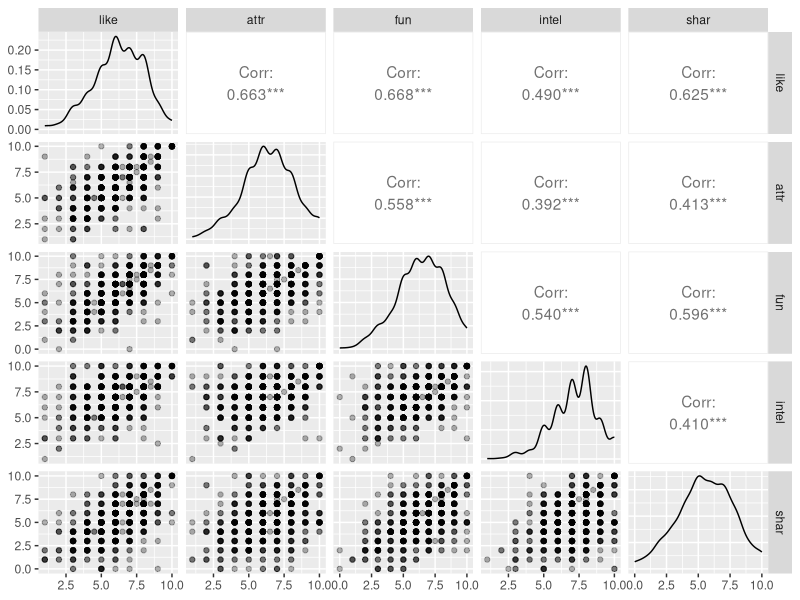
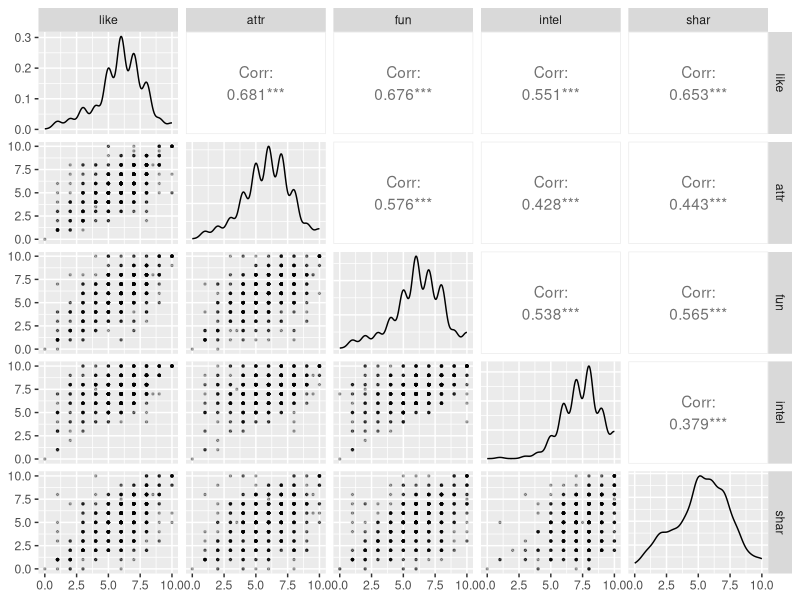

Reproduce these figures in R, in order. (Note: this script raises an error after producing the figures.)
## ---- chunk 1
  knitr::opts_chunk$set(warning = FALSE, message = FALSE)
  library(tidyverse)
  library(GGally)
  library(broom)
  library(ggfortify)

## ---- chunk 2
  dados = read_csv('dados.csv') %>% filter(complete.cases(.))
  dados_mulheres = dados %>% filter(gender == 0)
  dados_homens = dados %>% filter(gender == 1)

  dados_homens %>% 
    select(like, attr, fun, intel, shar) %>%
    ggpairs(size = .5, 
            lower = list(continuous = wrap("points", alpha = 0.3)))
## ---- chunk 3
  dados_mulheres %>% 
    select(like, attr, fun, intel, shar) %>%
    ggpairs(size = .5, 
            lower = list(continuous = wrap("points", size = .5, alpha = 0.3)))
## ---- chunk 4
mulheres.model = lm(attr ~ like, data = dados_mulheres)
tidy(mulheres.model)
mulheresAugmented = dados_mulheres %>% 
  add_predictions(mulheres.model) %>% 
  add_residuals(mulheres.model)

# Modelo x dados
mulheresAugmented %>% 
  ggplot(aes(x = attr)) + 
  geom_line(aes(y = pred), size = 2, colour = "blue") + 
  geom_point(aes(y = like))

# Resíduos x dados
mulheresAugmented %>% 
  ggplot(aes(x = attr)) + 
  geom_point(aes(y = resid), size = 2) +
  geom_ref_line(h = 0, colour = "grey80")

tidy(mulheres.model, conf.int = TRUE)
glance(mulheres.model, conf.int = TRUE)
